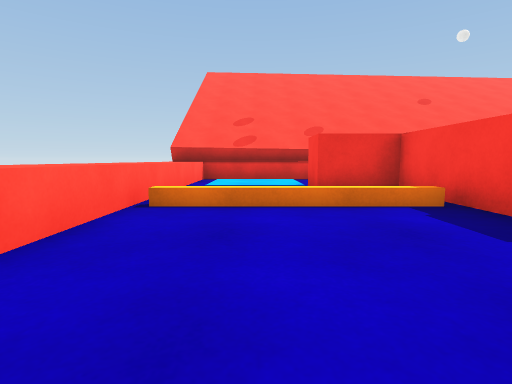
View 1 (above)

19 first-person views from a walk through a scene from a Unity 3-D project. The camera is 0.55 m above the floor, tilts 6° down and sees 80° across. The floor is counted in squares, 1 m on a side. Each view is taken from the middle of a square. On the plan, view 1 faces up. The plan holds only what a view shows up to about 9 squares ahead; the rest is blank. The place goes on beyond the plan. The player is left out. Surface patterns are stand-ins for the level's own textures.

View 2
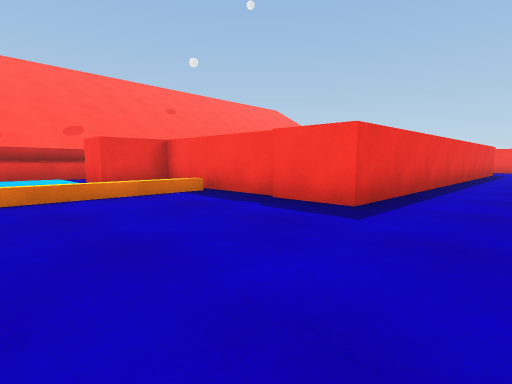

View 3
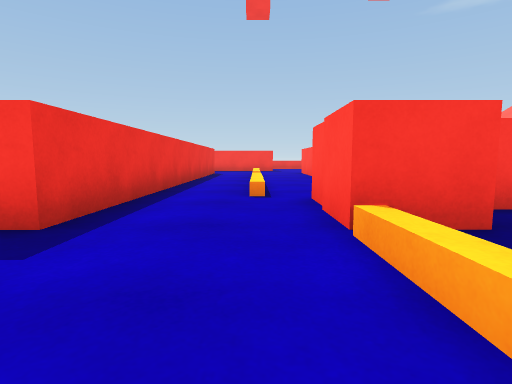

View 4
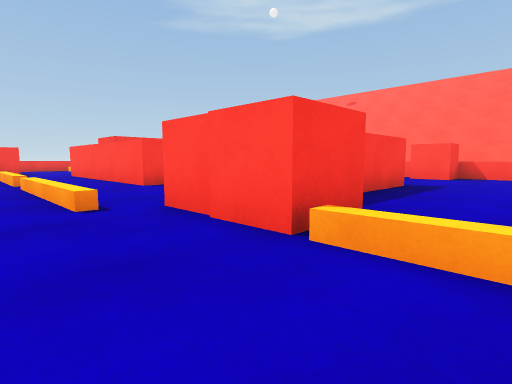

View 5
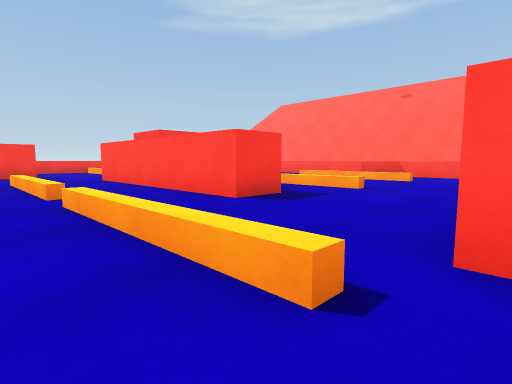

View 6
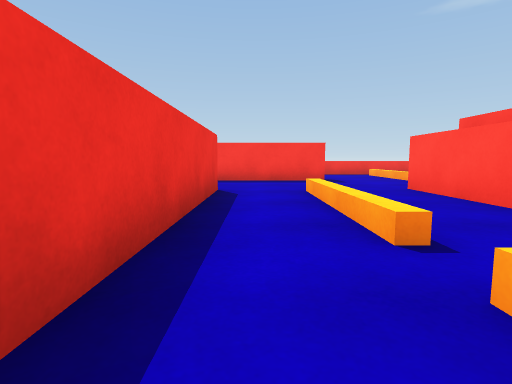

View 7
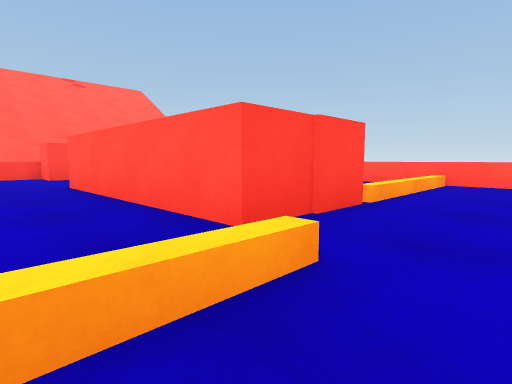

View 8
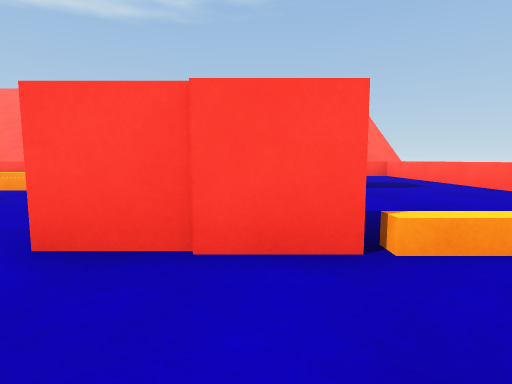

View 9
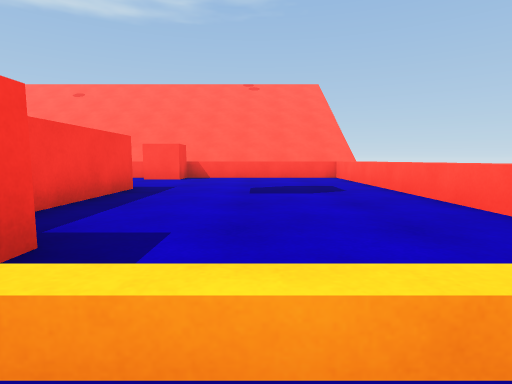

View 10
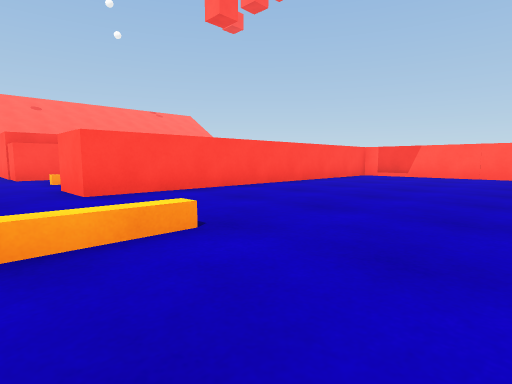

View 11
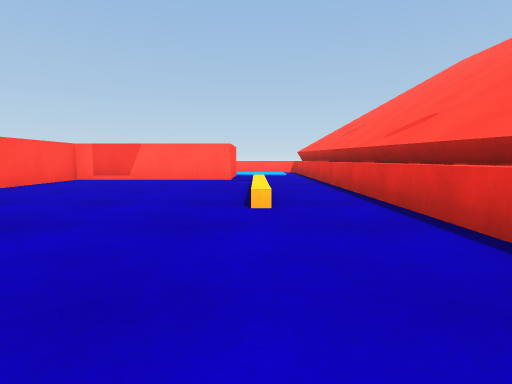

View 12
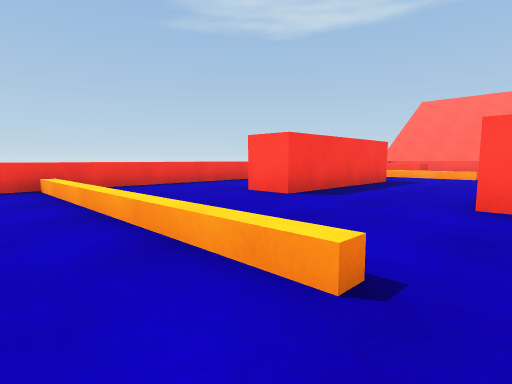

View 13
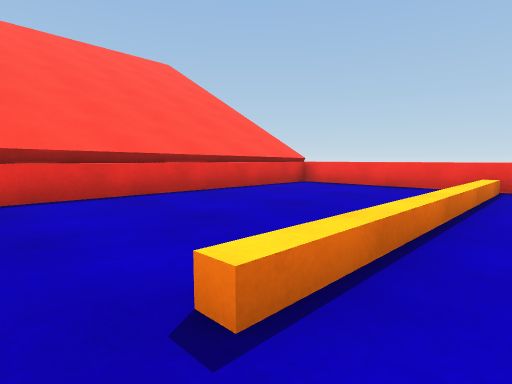

View 14
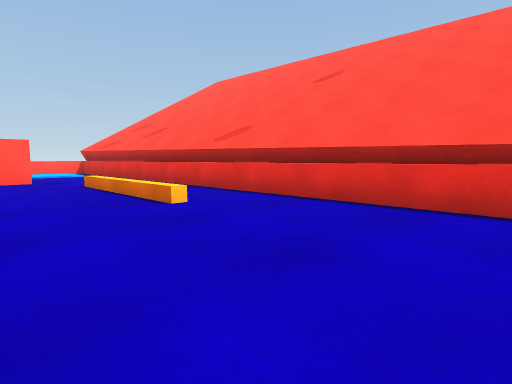

View 15
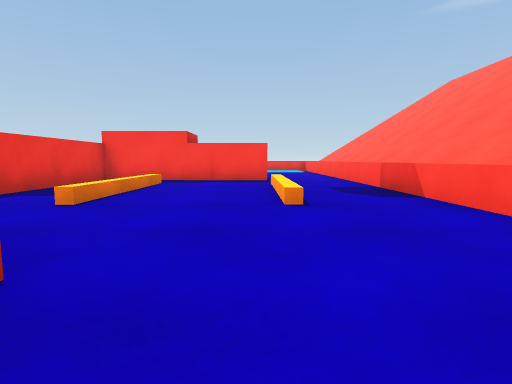

View 16
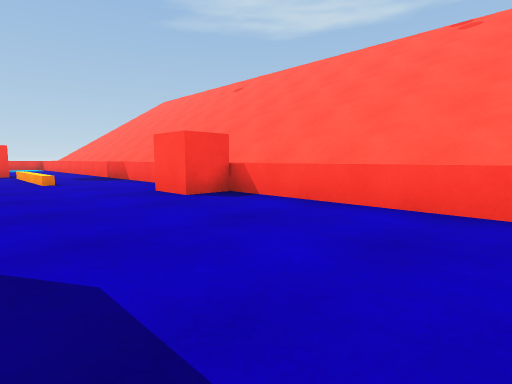

View 17
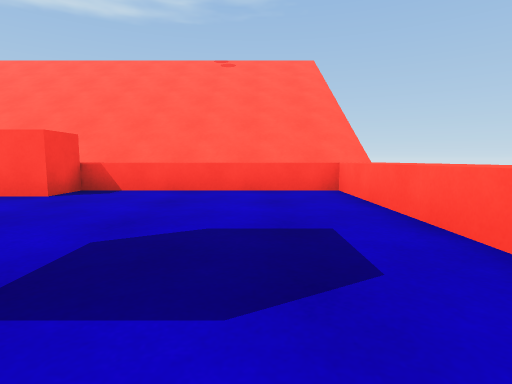

View 18
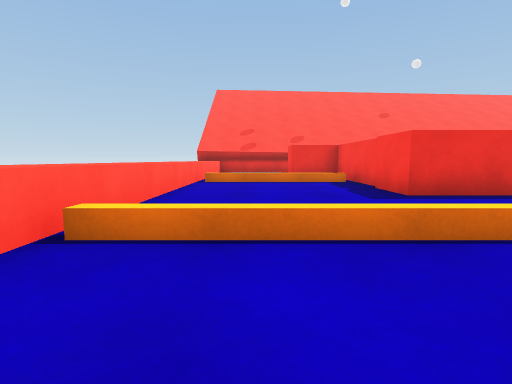

View 19
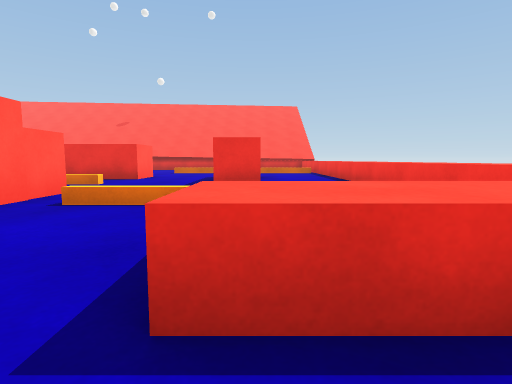

### Floor plan
Key: @ floor where view 1 was taken; # wall or solid block; x gap in a wall; . main floor; : floor 0.05 m higher than the main floor; = window, fence, low wall or low ledge; ^ raised ledge; B red block; C red cube.
Columns run from 2 left of view 1 to 19 right of it. Each row starts with its distance up from view 1.
  9 ##############^^^^^^^^
  8 ^::..................^
  7 ^::....=^^^..........^
  6 ^..BBB...............^
  5 ^    #.........======^
  4 ^====#...............^
  3 ^....#...............^
  2 ^....##########..##..^
  1 ^....##########..# ..^
  0 ^.@..............# ..^
 -1 ^......===xx===..##  ^
 -2 ^===#C#............  ^
 -3 ^....C#...######...  ^
 -4 ^.....#...####B#====x^
 -5 ^.....#....   BB..   ^
 -6 ^.....#..====.BB..^^
 -7 ^.............BB .^^
 -8 ^.............B   .
 -9 ^........====..
-10 ^....CC........
-11 ^^^^^^^^^^^^^^^

Positions as (right, up) in squares from view 1, and headings:
1: (0, 0), facing up
2: (-1, -1), facing up-right
3: (0, -1), facing right
4: (1, 0), facing down-right
5: (4, 0), facing down-right
6: (7, 0), facing right
7: (6, 0), facing down-left
8: (3, 0), facing down
9: (1, -1), facing down
10: (14, 7), facing down-left
11: (12, 7), facing left
12: (12, 6), facing down-right
13: (12, 4), facing up-right
14: (12, 5), facing up-left
15: (3, -8), facing right
16: (-1, -7), facing down-right
17: (0, -5), facing down
18: (0, -4), facing up
19: (16, -8), facing up
